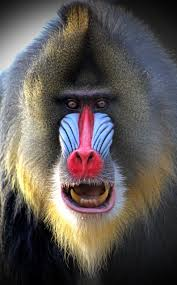
#> input picture tasks/task-09-geometric-transformations/monkey.jpeg, 177 x 285 px
$ python image_geometry.py
#> lines starting #> are read from the running program, lines starting #| are printed output that depends on the picture
# image_geometry_exercise.py
# STUDENT'S EXERCISE FILE

"""
Exercise:
Implement a function `apply_geometric_transformations(img)` that receives a grayscale image
represented as a NumPy array (2D array) and returns a dictionary with the following transformations:

1. Translated image (shift right and down)
2. Rotated image (90 degrees clockwise)
3. Horizontally stretched image (scale width by 1.5)
4. Horizontally mirrored image (flip along vertical axis)
5. Barrel distorted image (simple distortion using a radial function)

You must use only NumPy to implement these transformations. Do NOT use OpenCV, PIL, skimage or similar libraries.

Function signature:
    def apply_geometric_transformations(img: np.ndarray) -> dict:

The return value should be like:
{
    "translated": np.ndarray,
    "rotated": np.ndarray,
    "stretched": np.ndarray,
    "mirrored": np.ndarray,
    "distorted": np.ndarray
}
"""

from PIL import Image
import numpy as np
import matplotlib.pyplot as plt

def translate(img: np.ndarray, tx: int = 10, ty: int = 10) -> np.ndarray:
    h, w = img.shape
    translated = np.zeros_like(img)
    translated[ty:h, tx:w] = img[0:h-ty, 0:w-tx]
    return translated

def rotate_90_clockwise(img: np.ndarray) -> np.ndarray:
    return np.flipud(img.T)

def stretch_horizontal(img: np.ndarray, scale: float = 1.5) -> np.ndarray:
    h, w = img.shape
    new_w = int(w * scale)
    stretched = np.zeros((h, new_w), dtype=img.dtype)
    for y in range(h):
        for x in range(new_w):
            orig_x = int(x / scale)
            if orig_x < w:
                stretched[y, x] = img[y, orig_x]
    return stretched

def mirror_horizontal(img: np.ndarray) -> np.ndarray:
    return np.fliplr(img)

def barrel_distort(img: np.ndarray, k: float = 0.0005) -> np.ndarray:
    h, w = img.shape
    cx, cy = w / 2, h / 2
    distorted = np.zeros_like(img)

    for y in range(h):
        for x in range(w):
            dx = (x - cx) / cx
            dy = (y - cy) / cy
            r = np.sqrt(dx**2 + dy**2)
            factor = 1 + k * r**2

            src_x = int(cx + dx * factor * cx)
            src_y = int(cy + dy * factor * cy)

            if 0 <= src_x < w and 0 <= src_y < h:
                distorted[y, x] = img[src_y, src_x]

    return distorted

def apply_geometric_transformations(img: np.ndarray) -> dict:
    return {
        "translated": translate(img),
        "rotated": rotate_90_clockwise(img),
        "stretched": stretch_horizontal(img),
        "mirrored": mirror_horizontal(img),
        "distorted": barrel_distort(img)
    }
img_path = 'monkey.jpeg'
img = Image.open(img_path).convert('L')
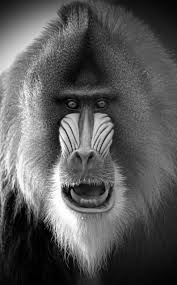
#> img: PIL image 177x285 L; min 0, max 255, mean 88.8

img_np = np.array(img).astype(np.float32) / 255.0

results = apply_geometric_transformations(img_np)
#> in translate, `translated[ty:h, tx:w] = img[0:h-ty, 0:w-tx]`:
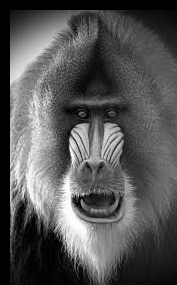
#> translated: shape (285, 177) float32; min 0, max 1, mean 0.334
#> in rotate_90_clockwise, `return np.flipud(img.T)`:
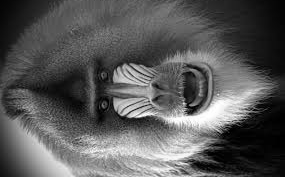
#> returned value: shape (177, 285) float32; min 0, max 1, mean 0.348
#> in stretch_horizontal, `h, w = img.shape`: h = 285; w = 177
#> in stretch_horizontal, `new_w = int(w * scale)`: new_w = 265
#> after the loop in stretch_horizontal, `for y in range(h):`:
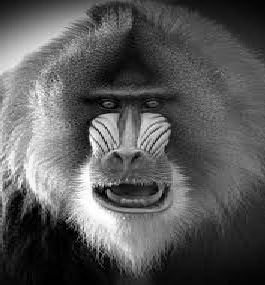
#> stretched: shape (285, 265) float32; min 0, max 1, mean 0.349
#> in mirror_horizontal, `return np.fliplr(img)`:
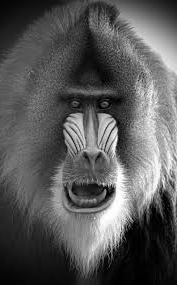
#> returned value: shape (285, 177) float32; min 0, max 1, mean 0.348
#> in barrel_distort, `h, w = img.shape`: h = 285; w = 177
#> in barrel_distort, `cx, cy = w / 2, h / 2`: cx = 88.5; cy = 142.5
#> after the loop in barrel_distort, `for y in range(h):`:
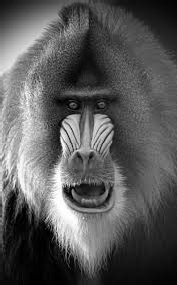
#> distorted: shape (285, 177) float32; min 0, max 1, mean 0.348
#> results = 5 items

titles = list(results.keys())
#> titles = ['translated', 'rotated', 'stretched', 'mirrored', 'distorted']
images = list(results.values())
#> images = 5 items

plt.figure(figsize=(12, 6))
for i, (title, image) in enumerate(zip(titles, images)):
    plt.subplot(2, 3, i + 1)
    plt.imshow(image, cmap='gray')
    plt.title(title)
    plt.axis('off')
#> this loop made 5 passes

plt.tight_layout()
plt.show()
